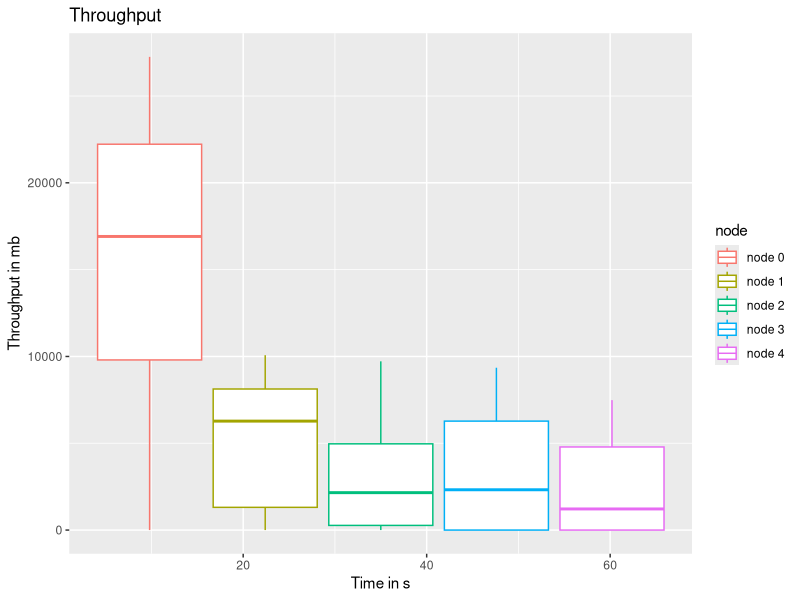

This figure's R source:
library(ggplot2)

pdf(file="ReNe_SoSe_2013_PA2a_943147_boxplot.pdf", onefile=TRUE, pagecentre=TRUE, width=30, height=15)

file <- read.csv(file="./ReNe_SoSe_2013_PA2a_943147_throughput.csv", head=TRUE, sep=",")

print(
    qplot(time,bytes,data=file,geom="boxplot",color=node, xlab="Time in s", ylab="Throughput in mb", main="Throughput")
)
